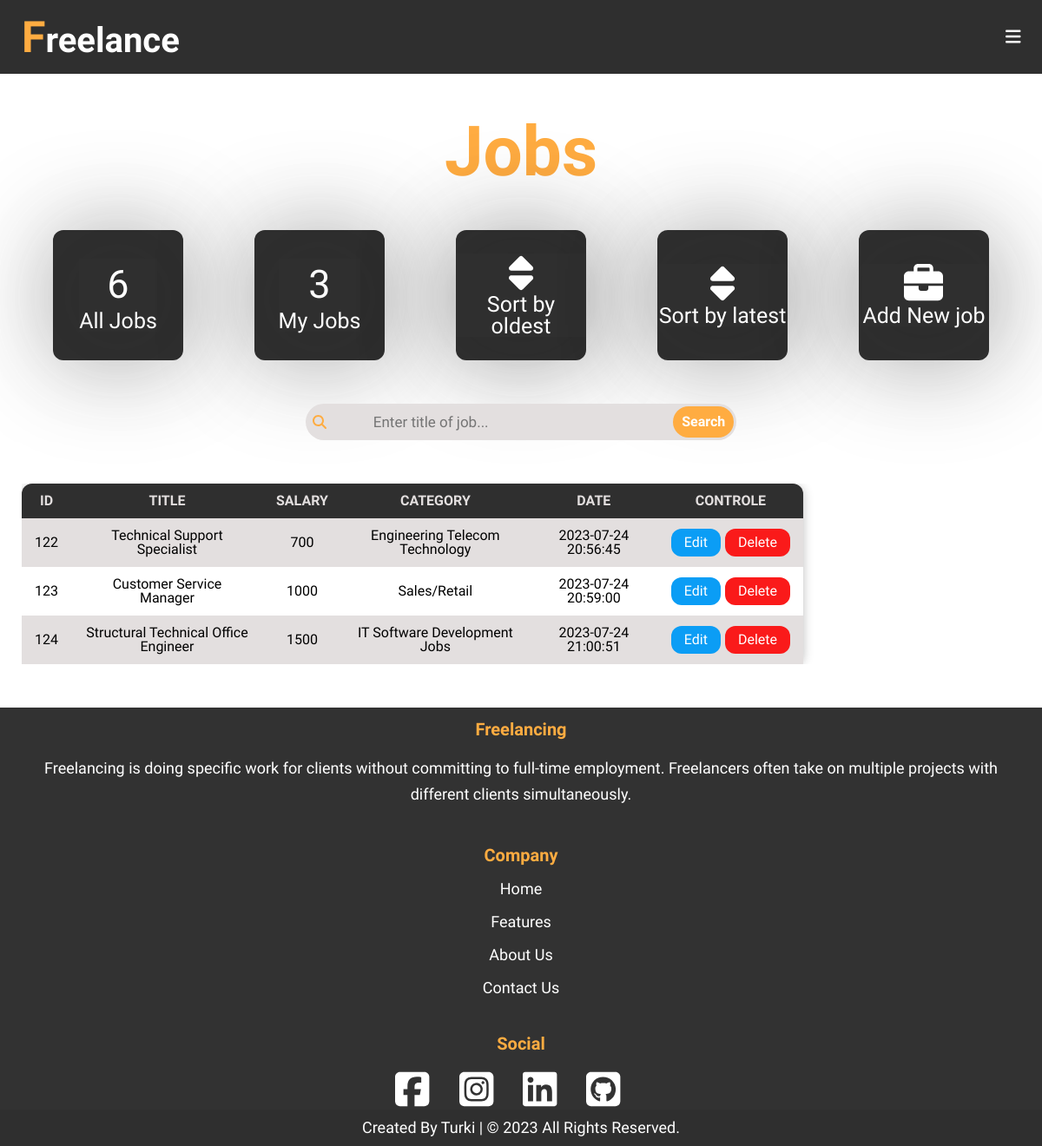
The page /users/jobs.php (signed in) on the database its author committed.
### tables this page shows
CREATE TABLE `jobs` (
  `JobID` int(11) NOT NULL,
  `JobTitle` varchar(255) NOT NULL,
  `JobSalary` int(11) NOT NULL,
  `JobDescription` text NOT NULL,
  `JobSkills` text NOT NULL,
  `JobDate` datetime NOT NULL,
  `MemberID` varchar(255) NOT NULL,
  `CatID` int(11) NOT NULL
);

CREATE TABLE `categories` (
  `CategoryID` int(11) NOT NULL,
  `CategoryName` varchar(255) NOT NULL,
  `CategoryTitle` text NOT NULL,
  `CategoryDescription` text NOT NULL,
  `CategoryPhoto` varchar(255) NOT NULL,
  `CategoryDate` datetime NOT NULL
);

### users/jobs.php (the view, shortened to what this page needs)
<?php
	require ('initialize.php');
	?>
	<div class="body">
		<?php require $temp . ('navbar.php');?>
		<section class="container">
			<?php
				if (isset($_SESSION['NAME'])) {
					$do = isset($_GET['do']) ? $_GET['do'] : 'Manage';
					if ($do == 'Manage') {
						$memberID = $_SESSION['ID'];
						if (isset($_GET['AccessControl']) && $_SESSION['ACCESS'] == 'Admin') {
							$stmt = $CONDB->prepare("SELECT
																							`jobs`.*,
																							`users`.`Name`,
																							`categories`.`CategoryName`
																				FROM
																							`jobs`
																			INNER JOIN
																							`categories`
																					ON
																							`categories`.`CategoryID` = `jobs`.`CatID`
																			INNER JOIN
																							`users`
																					ON
																							`users`.`ID` = `jobs`.`MemberID`");
							$stmt->execute();
							$rows = $stmt->fetchAll();
						}
						else {
							$sortArray = ['ASC', 'DESC'];
							if (isset($_GET['sort']) && in_array($_GET['sort'], $sortArray)) {
								$sort = $_GET['sort'];
								$stmt = $CONDB->prepare("SELECT
																								`jobs`.*,
																								`categories`.`CategoryName`
																						FROM
																								`jobs`
																			INNER JOIN
																								`categories`
																							ON
																								`categories`.`CategoryID` = `jobs`.`CatID`
																					WHERE
																								`MemberID` = ?
																				ORDER BY
																								`JobDate` $sort");
								$stmt->execute([$memberID]);
								$rows = $stmt->fetchAll();
							}
							else {
								if (isset($_GET['submit'])) {
									$job = $_GET['searchJob'];
									if ($_SESSION['ACCESS'] === 'Admin') {
										$andStmt = null;
									}
									else {
										$andStmt = 'AND `MemberID` = ?';
									}
									$stmt = $CONDB->prepare("SELECT
																									`jobs`.*,
																									`categories`.`CategoryName`
																							FROM
																									`jobs`
																				INNER JOIN
																									`categories`
																								ON
																									`categories`.`CategoryID` = `jobs`.`CatID`
																							WHERE
																									`JobTitle` LIKE '%' ? '%'
																									$andStmt
																					ORDER BY
																									`JobDate`
																							ASC");
									if ($_SESSION['ACCESS'] === 'Admin') {
										$stmt->execute([$job]);
									}
									else {
										$stmt->execute([$job, $memberID]);
									}
									$count = $stmt->rowCount();
									if ($count === 1) {
										$rows = $stmt->fetchAll();
									}
									else {
										echo '<div class="messages-in-back">';
											messages('Warning', 'There is no job with this title.');
										echo '</div>';
										$stmt = $CONDB->prepare("SELECT
																										`jobs`.*,
																										`categories`.`CategoryName`
																								FROM
																										`jobs`
																					INNER JOIN
																										`categories`
																									ON
																										`categories`.`CategoryID` = `jobs`.`CatID`
																							WHERE
																										`MemberID` = ?
																						ORDER BY
																										`JobDate`
																								ASC");
										$stmt->execute([$memberID]);
										$rows = $stmt->fetchAll();
									}
								}
								else {
									$stmt = $CONDB->prepare("SELECT
																									`jobs`.*,
																									`categories`.`CategoryName`
																							FROM
																									`jobs`
																				INNER JOIN
																									`categories`
																								ON
																									`categories`.`CategoryID` = `jobs`.`CatID`
																							WHERE
																									`MemberID` = ?
																					ORDER BY
																									`JobDate`
																							ASC");
									$stmt->execute([$memberID]);
									$rows = $stmt->fetchAll();
								}
							}
						}
						?>
						<div class="name-of-page">
							<h1>Jobs</h1>
						</div>
						<div class="details">
							<?php
								if ($_SESSION['ACCESS'] === 'Admin') {
									?>
										<div class="box">
											<a href="./jobs.php?do=Manage&AccessControl=AllJobs">
												<p class="num"><?php counter('jobs', "");?></p>
												<p class="box-name">All Jobs</p>
											</a>
										</div>
									<?php
								}
							?>
							<div class="box">
								<a href="./jobs.php">
									<p class="num"><?php counter('jobs', "WHERE MemberID = $memberID");?></p>
									<p class="box-name">My Jobs</p>
								</a>
							</div>
							<div class="box">
								<a href="./jobs.php?do=Manage&sort=ASC">
									<span class="icon"><i class="fa-solid fa-sort"></i></span>
									<p class="box-name">Sort by oldest</p>
								</a>
							</div>
							<div class="box">
								<a href="./jobs.php?do=Manage&sort=DESC">
									<span class="icon"><i class="fa-solid fa-sort"></i></span>
									<p class="box-name">Sort by latest</p>
								</a>
							</div>
							<div class="box">
								<a href="./jobs.php?do=Add">
									<span class="icon"><i class="fa-solid fa-briefcase"></i></span>
									<p class="box-name">Add New job</p>
								</a>
							</div>
						</div>
						<div class="search-bar">
							<form action="<?php $_SERVER['PHP_SELF']?>" method="GET">
								<i class="search-icon fa-solid fa-magnifying-glass"></i>
								<input type="search" name="searchJob" placeholder="Enter title of job...">
								<input type="submit" name="submit" value="Search">
							</form>
						</div>
						<div class="table-content">
							<table>
								<thead>
									<tr>
										<th>ID</th>
										<th>Title</th>
										<th>Salary</th>
										<th>Category</th>
										<th>Date</th>
										<th>Controle</th>
									</tr>
								</thead>
								<tbody>
									<?php
										foreach ($rows as $row) {
											echo '<tr>';
												echo '<td>' . $row['JobID'] . '</td>';
												echo '<td>' . $row['JobTitle'] . '</td>';
												echo '<td>' . $row['JobSalary'] . '</td>';
												echo '<td>' . $row['CategoryName'] . '</td>';
												echo '<td>' . $row['JobDate'] . '</td>';
												echo '<td>
																<div class="table-btn">
																	<a href="./jobs.php?do=Edit&jobID='.$row['JobID'].'" class="edit-btn">Edit</a>
																	<a href="./jobs.php?do=Delete&jobID='.$row['JobID'].'" class="del-btn">Delete</a>
																</div>
															</td>';
												echo '</tr>';
										}
									?>
								</tbody>
							</table>
						</div>
					<?php
					}
				}
			?>
		</section>
		<?php require $temp . ('footer.php');?>
	</div>
	<?php
	require $temp . ('end.body.php');
?>

### users/layout/css/style.css (style rules this page uses)
* { box-sizing: border-box; text-decoration: none; font-family: 'Geologica', sans-serif; line-height: 1; padding: 0; margin: 0; }
html { scroll-behavior: smooth; }
body { position: relative; }
:root { --primary-color: #323232; --primary2-color: #2f2f2f; --secondary-color: #FFAC41; --red-color: #ff1e56; --darkWhite-color: #e3dfdf; --gray-color: #999999; --white-color: #ffffff; --link-color: #0000ff; --padding-left-right: 25px; --h1-size: 80px; --h2-size: 75px; --h3-size: 35px; --h4-size: 30px; --h5-size: 20px; --p-size: 18px; --line-height: 30px; --radius-input: 30px; --input-font-size: 17px; --input-text-padding: 5px; --button-font-size: 16px; --button-font-weight: 600; }
.body { height: 100vh; display: grid; grid-template-columns: repeat(1, 1fr); grid-template-rows: auto auto auto; grid-template-areas: "header header header header header header header header header header" "container container container container container container container container container container" "footer footer footer footer footer footer footer footer footer footer"; }
.container { grid-area: container; padding-left: var(--padding-left-right); padding-right: var(--padding-left-right); margin-bottom: 50px; }
.container .name-of-page { display: flex; align-items: center; justify-content: center; margin-top: 50px; }
.container .name-of-page h1 { text-align: center; font-size: var(--h1-size); font-weight: 900; color: var(--secondary-color); }

### users/layout/css/style.box.details.css (style rules this page uses)
.container .details { display: flex; align-items: center; justify-content: space-around; flex-wrap: wrap; gap: 10px; margin-top: 50px; }
.container .details .box { background-color: var(--primary2-color); width: 150px; height: 150px; display: flex; align-items: center; justify-content: center; border-radius: 12px; -webkit-border-radius: 12px; -moz-border-radius: 12px; -ms-border-radius: 12px; -o-border-radius: 12px; box-shadow: 0 2px 115px rgba(32, 32, 32, 30%); }
.container .details .box a { color: var(--white-color); text-align: center; box-shadow: 0 2px 115px rgba(32, 32, 32, 30%); }
.container .details .box a .box-name { font-size: 25px; }
.container .details .box a .icon { font-size: 45px; }
.container .details .box a .num { font-size: 45px; margin: 7px 0; }

### users/layout/css/style.search.bar.css (style rules this page uses)
.container .search-bar { display: grid; justify-content: space-around; margin-top: 50px; }
.container .search-bar form { display: grid; align-items: center; grid-template-columns: repeat(7, 1fr); grid-template-areas: "icon input input input input input button"; background-color: var(--darkWhite-color); padding: 3px; border-radius: var(--radius-input); -webkit-border-radius: var(--radius-input); -moz-border-radius: var(--radius-input); -ms-border-radius: var(--radius-input); -o-border-radius: var(--radius-input); }
.container .search-bar form .search-icon { grid-area: icon; color: var(--secondary-color); padding: 0px 5px; }
.container .search-bar form input[type="search"] { grid-area: input; background-color: inherit; font-size: var(--input-font-size); padding: var(--input-text-padding); border: none; outline: none; }
.container .search-bar form input[type="submit"] { grid-area: button; background-color: var(--secondary-color); color: var(--white-color); font-size: var(--button-font-weight); font-weight: var(--button-font-weight); padding: 10px; border: none; border-radius: inherit; -webkit-border-radius: inherit; -moz-border-radius: inherit; -ms-border-radius: inherit; -o-border-radius: inherit; }

### rows shown on the page
jobs: JobID "122", JobTitle "Technical Support Specialist", JobSalary "700", CatID.CategoryName "Engineering Telecom Technology", JobDate "2023-07-24 20:56:45"
jobs: JobID "123", JobTitle "Customer Service Manager", JobSalary "1000", CatID.CategoryName "Sales/Retail", JobDate "2023-07-24 20:59:00"
jobs: JobID "124", JobTitle "Structural Technical Office Engineer", JobSalary "1500", CatID.CategoryName "IT Software Development Jobs", JobDate "2023-07-24 21:00:51"

### other values the page prints
$c->rowCount() "6 3"
